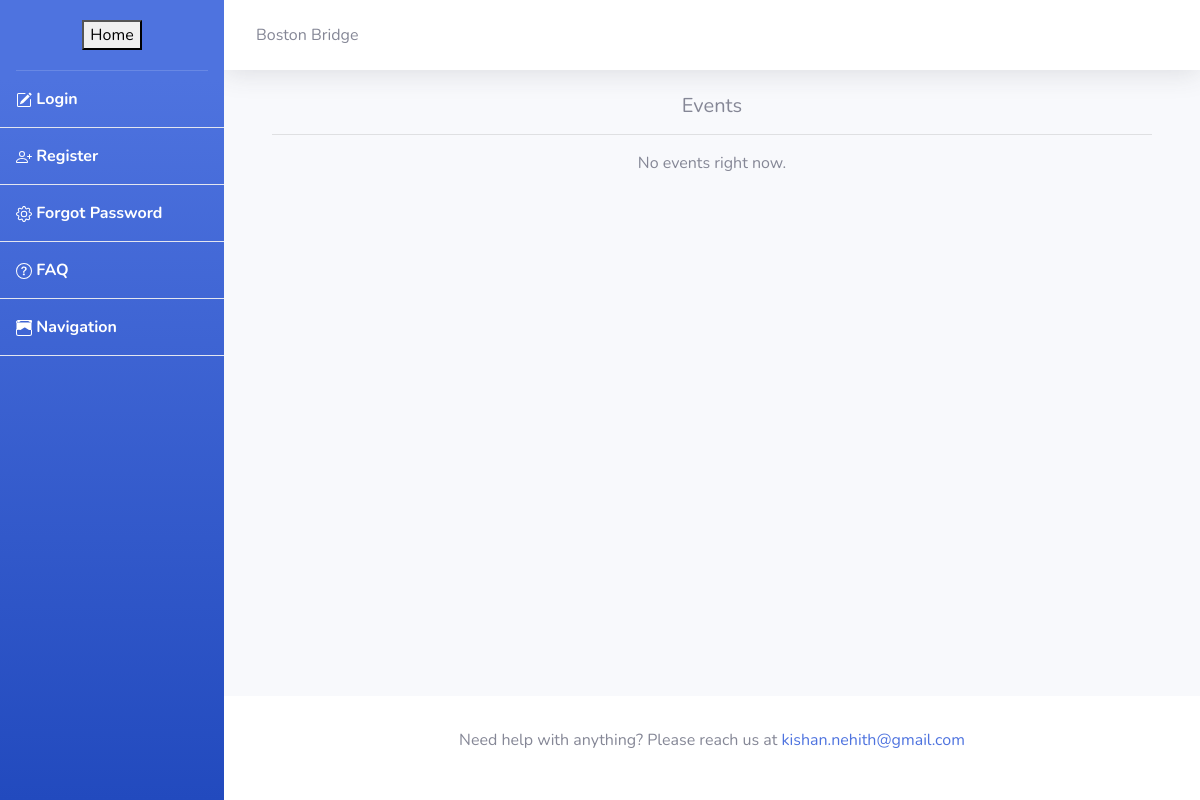
/, run on an earlier commit of the app's database.
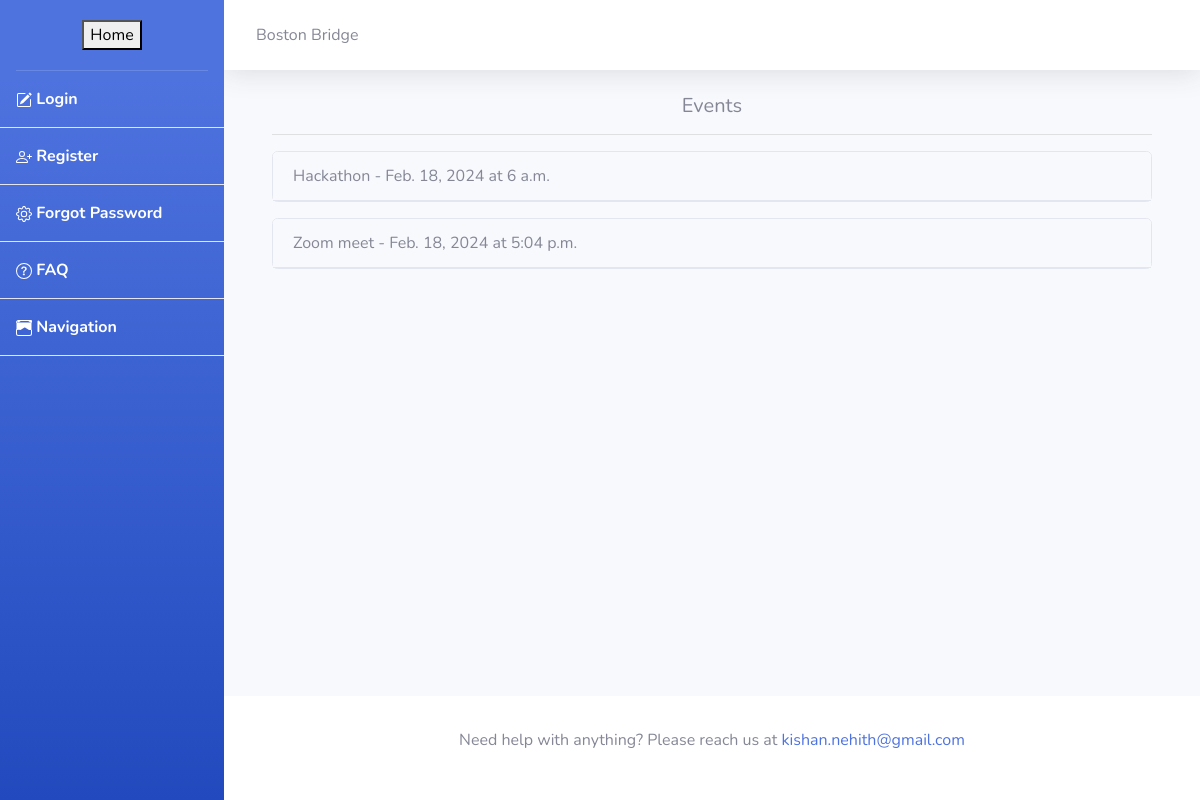
And on a later commit of the database.
### bridge/models.py (models this page shows, shortened)
class Event(models.Model):
    name = models.CharField(max_length=255)
    location = models.CharField(max_length=255)
    date = models.DateField()
    time = models.TimeField()
    additional_info = models.TextField(blank=True)

### bridge/views.py (the view)
# urls.py: 2. Add a URL to urlpatterns:  path('', views.home, name='home')
def home(request):
    events = Event.objects.all()
    return render(request, 'home.html', {'events': events})

### templates/home.html (shortened to what this page needs)
{% extends 'base.html' %}
{% block content %}
<div class="container">
    <div class="row">
        <div class="col-12">
            <h5 class="text-center">Events</h5>
            <hr>
            {% if events %}
                {% for event in events %}
                <div class="card mb-3" style="cursor: pointer;">
                    <div class="card-header" onclick="toggleAdditionalInfo('info{{ forloop.counter }}')">
                        {{ event.name }} - {{ event.date }} at {{ event.time }}
                    </div>
                </div>
                {% endfor %}
            {% else %}
                <div class="text-center">No events right now.</div>
            {% endif %}
        </div>
    </div>
</div>
{% endblock %}

### templates/base.html (shortened to what this page needs)
{% load static %}
<!DOCTYPE html>
<html lang="en">
<head>
    <link href="{% static 'css/all.min.css' %}" rel="stylesheet" type="text/css">
    <link rel="stylesheet" href="https://stackpath.bootstrapcdn.com/bootstrap/4.1.3/css/bootstrap.min.css">
    <link href="{% static 'css/sb-admin-2.min.css' %}" rel="stylesheet">
</head>
<body id="page-top">
    <div id="wrapper">
        <ul class="navbar-nav bg-gradient-primary sidebar sidebar-dark accordion" id="accordionSidebar">
            <a class="sidebar-brand d-flex align-items-center justify-content-center" >
                <div class="sidebar-brand-text mx-3">
                    <button href="/home/">
                        Home
                    </button>
                </div>
            </a>
            <hr class="sidebar-divider my-0">
            <li class="nav-item active">
                {% block links %}
                {% if not user.is_authenticated %}
                    {% block login-link %}
                        <a class=" nav-item nav-link  border-bottom" href="/login/">
                            Login
                        </a>
                    {% endblock %}
                    {% block register-link %}
                       <a class="nav-item nav-link border-bottom" href="/register/">
                            Register
                        </a>
                    {% endblock %}
                    {% block password-reset-link %}
                        <a class="nav-item nav-link border-bottom" href="/forgot_password/">
                            Forgot Password
                        </a>
                    {% endblock %}
                {% endif %}
                {% block faq-link %}
                    <a class="nav-item nav-link border-bottom" href="/faq/">
                        FAQ
                    </a>
                {% endblock %}
                {% block navigation-link %}
                    <a class="nav-item nav-link border-bottom" href="/navigation/">
                    Navigation
                    </a>
                {% endblock %}
                {% endblock %}
            </li>
        </ul>
        <div id="content-wrapper" class="d-flex flex-column">
            <div id="content">
                <nav class="navbar navbar-content navbar-light bg-white topbar mb-4 static-top shadow">
            {% if user.is_authenticated %}
                <a class="nav-link">Hi {{user.first_name}} {{user.last_name}}
                <a class=" nav-link text-muted"> Boston Bridge </a>
                <a class=" nav-item nav-link" href="{% url 'logout' %}">
                    Logout
                </a>
            {%else%}
                <a class=" nav-link text-muted"> Boston Bridge </a>
            {% endif %}
                </nav>
                <div class="container-fluid">
                    {% block content %}{% endblock %}
                </div>
            </div>
            <footer class="sticky-footer bg-white">
                <div class="container my-auto">
                    <div class="text-center my-auto">
                        <P style="width:100%; float:left;">Need help with anything? Please reach us at <a href = "mailto: kishan.nehith@gmail.com">kishan.nehith@gmail.com</a></P>
                    </div>
                </div>
            </footer>
        </div>
    </div>
</body>
</html>

What changed in the data, as far as the page shows it:
added Event: name "Hackathon", date "Feb. 18, 2024", time "6 a.m."
added Event: name "Zoom meet", date "Feb. 18, 2024", time "5:04 p.m."
Also different on the page:
text no longer shown: "No events right now."
